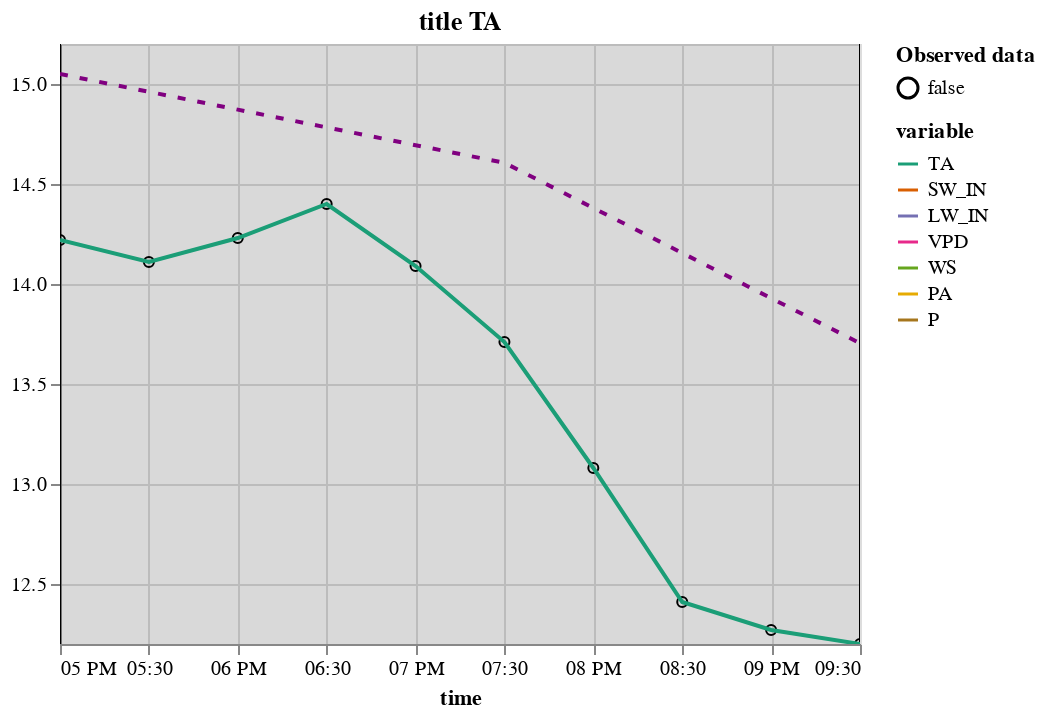

The cell this chart's notebook holds for it:
### Code cell
plot_variable(m_df.tidy(control_map=hai_control), "TA", title="title TA", control=True)

### Figure 1 — Vega-Lite specification as saved in the notebook (floating-point values rounded to 4 significant figures)
{"config": {"view": {"continuousWidth": 400, "continuousHeight": 300}}, "layer": [{"data": {"name": "data-9e47c6211d974c1a29b5f62797e0d197"}, "mark": {"type": "point", "color": "black", "fillOpacity": 1, "size": 25, "strokeWidth": 1}, "encoding": {"fill": {"field": "is_present", "legend": {"title": ["Observed data"]}, "scale": {"range": ["#ffffff00", "gray"]}, "type": "nominal"}, "x": {"axis": {"domain": true, "labels": true, "ticks": true, "title": "time"}, "field": "time", "type": "temporal"}, "y": {"field": "value", "scale": {"zero": false}, "title": "", "type": "quantitative"}}}, {"layer": [{"mark": "rule", "encoding": {"x": {"field": "gap_start", "type": "temporal"}}}, {"mark": "rule", "encoding": {"x": {"field": "gap_end", "type": "temporal"}}}, {"mark": {"type": "rect", "color": "black", "opacity": 0.15}, "encoding": {"x": {"field": "gap_start", "type": "temporal"}, "x2": {"field": "gap_end"}}}], "data": {"name": "data-25af61cd5757f427342361a34fb5ea62"}}, {"data": {"name": "data-9e47c6211d974c1a29b5f62797e0d197"}, "mark": {"type": "line", "color": "purple", "strokeDash": [4, 6]}, "encoding": {"x": {"field": "time", "title": "time", "type": "temporal"}, "y": {"field": "control", "scale": {"zero": false}, "title": "", "type": "quantitative"}}, "name": "view_172"}, {"data": {"name": "data-9e47c6211d974c1a29b5f62797e0d197"}, "mark": "line", "encoding": {"color": {"field": "variable", "scale": {"domain": ["TA", "SW_IN", "LW_IN", "VPD", "WS", "PA", "P"], "range": ["#1B9E77", "#D95F02", "#7570B3", "#E7298A", "#66A61E", "#E6AB02", "#A6761D", "#666666"]}, "type": "nominal"}, "x": {"field": "time", "title": "time", "type": "temporal"}, "y": {"field": "value", "scale": {"zero": false}, "title": "", "type": "quantitative"}}}], "params": [{"name": "param_134", "select": {"type": "interval"}, "bind": "scales", "views": ["view_172"]}], "title": "title TA", "$schema": "https://vega.github.io/schema/vega-lite/v5.2.0.json", "datasets": {"data-9e47c6211d974c1a29b5f62797e0d197": [{"time": "2000-06-15T17:00:00", "variable": "TA", "value": 14.22, "control": 15.05, "is_present": false}, {"time": "2000-06-15T17:30:00", "variable": "TA", "value": 14.11, "control": 14.96, "is_present": false}, {"time": "2000-06-15T18:00:00", "variable": "TA", "value": 14.23, "control": 14.87, "is_present": false}, {"time": "2000-06-15T18:30:00", "variable": "TA", "value": 14.4, "control": 14.78, "is_present": false}, {"time": "2000-06-15T19:00:00", "variable": "TA", "value": 14.09, "control": 14.69, "is_present": false}, {"time": "2000-06-15T19:30:00", "variable": "TA", "value": 13.71, "control": 14.61, "is_present": false}, {"time": "2000-06-15T20:00:00", "variable": "TA", "value": 13.08, "control": 14.38, "is_present": false}, {"time": "2000-06-15T20:30:00", "variable": "TA", "value": 12.41, "control": 14.15, "is_present": false}, {"time": "2000-06-15T21:00:00", "variable": "TA", "value": 12.27, "control": 13.93, "is_present": false}, {"time": "2000-06-15T21:30:00", "variable": "TA", "value": 12.2, "control": 13.7, "is_present": false}], "data-25af61cd5757f427342361a34fb5ea62": [{"gap_start": "2000-06-15T17:00:00", "gap_end": "2000-06-15T21:30:00"}]}}
